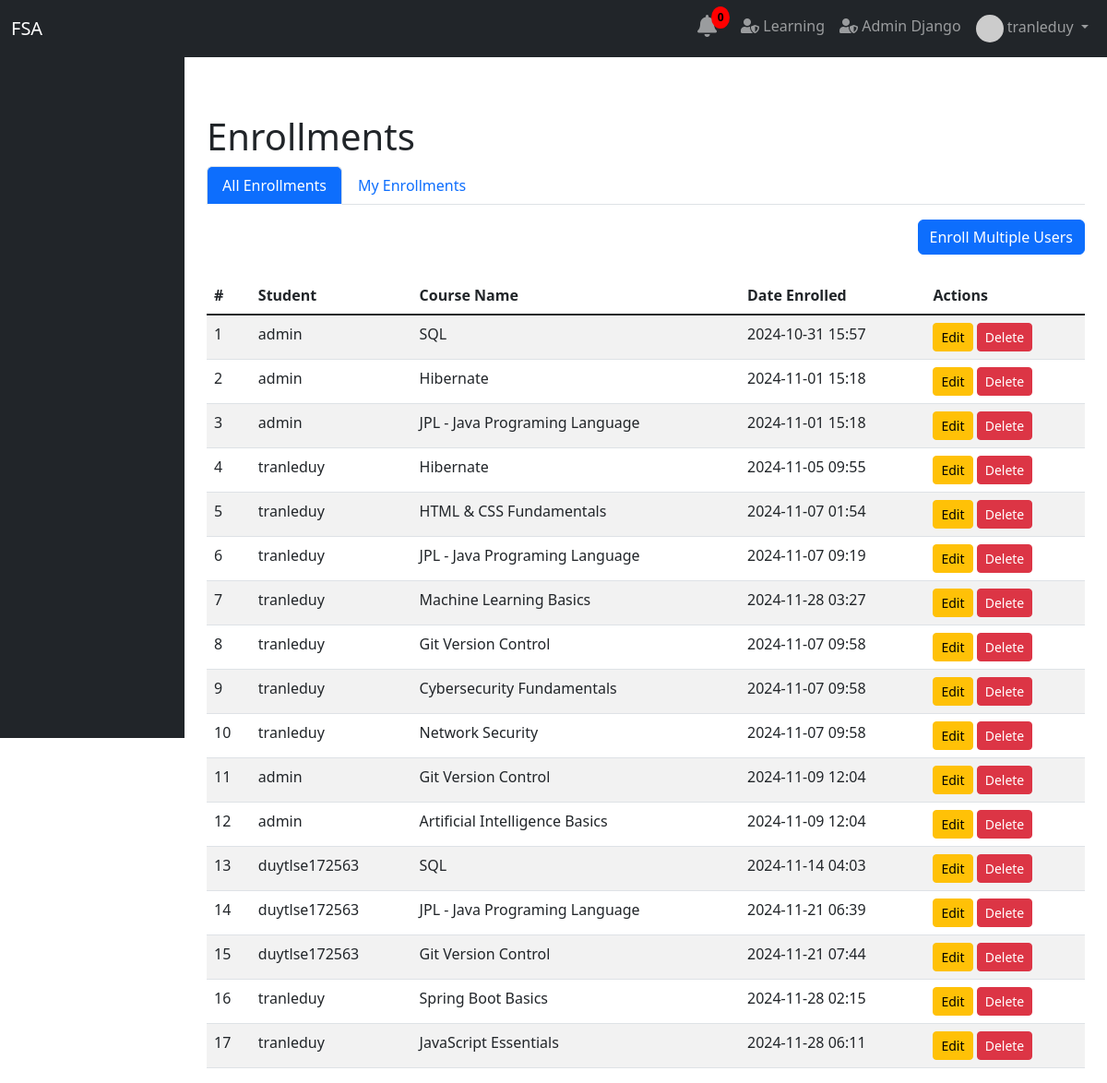
Page /group_enrollment/admin/enrollments/ (signed in) on the committed database.
### user/models.py (models this page shows)
class User(AbstractUser):
    date_joined = models.DateTimeField(auto_now_add=True)
    training_programs = models.ManyToManyField(TrainingProgram, blank=True)
    modules = models.ManyToManyField(Module, related_name='assigned_users', blank=True)
    groups = models.ManyToManyField(
        Group,
        blank=True,
        help_text='The groups this user belongs to.',
        verbose_name='groups',
        related_name='custom_user_groups',
    )
    user_permissions = models.ManyToManyField(
        Permission,
        blank=True,
        help_text='Specific permissions for this user.',
        verbose_name='user permissions',
        related_name='custom_user_permissions',
    )

### course/models.py (models this page shows, shortened)
class Enrollment(models.Model):
    student = models.ForeignKey(settings.AUTH_USER_MODEL, on_delete=models.CASCADE, related_name='enrollments')
    course = models.ForeignKey(Course, on_delete=models.CASCADE, related_name='enrollments')
    date_enrolled = models.DateTimeField(auto_now_add=True)
    date_unenrolled = models.DateTimeField(null=True, blank=True)
    is_active = models.BooleanField(default=True)
    class Meta:
        unique_together = ('student', 'course')

class Course(models.Model):
    course_name = models.CharField(max_length=255, unique=True)
    course_code = models.CharField(max_length=20, unique=True, blank=True, null=True)
    description = models.TextField(blank=True, null=True)
    creator = models.ForeignKey(settings.AUTH_USER_MODEL, on_delete=models.SET_NULL, null=True, blank=True, related_name='created_courses')
    instructor = models.ForeignKey(settings.AUTH_USER_MODEL, on_delete=models.SET_NULL, null=True, blank=True, related_name='taught_courses')
    published = models.BooleanField(default=False)
    prerequisites = models.ManyToManyField('self', symmetrical=False, blank=True, related_name='is_prerequisite_for')
    tags = models.ManyToManyField('Tag', blank=True, related_name='courses')
    image = models.ImageField(upload_to='course_images/', null=True, blank=True)
    price = models.FloatField(default=0)  # Thêm giá trị mặc định nếu cần
    discount = models.FloatField(default=0)

### group_enrollment/views.py (the view)
# urls.py: path('admin/enrollments/', views.enrollment_list_admin, name='admin_enrollment_list'),
@user_passes_test(lambda u: u.is_superuser)  # Restrict access to superusers only
def enrollment_list_admin(request):
    enrollments = Enrollment.objects.filter(student=request.user)
    all_enrollments = Enrollment.objects.all()  # Fetch all enrollments for admin view
    return render(request, 'enrollment/admin_enroll_list.html', {
        'enrollments': enrollments,
        'all_enrollments': all_enrollments,
    })

### group_enrollment/templates/enrollment/admin_enroll_list.html (shortened to what this page needs)
{% extends 'base.html' %}
{% block content %}
<link href="https://maxcdn.bootstrapcdn.com/bootstrap/5.1.3/css/bootstrap.min.css" rel="stylesheet">
<div class="container mt-5">
    <h1>Enrollments</h1>
    <ul class="nav nav-tabs" id="enrollmentTabs" role="tablist">
        <li class="nav-item" role="presentation">
            <a class="nav-link active" id="all-enrollments-tab" data-bs-toggle="tab" href="#all-enrollments" role="tab" aria-controls="all-enrollments" aria-selected="false">All Enrollments</a>
        </li>
        <li class="nav-item" role="presentation">
            <a class="nav-link " id="personal-enrollments-tab" data-bs-toggle="tab" href="#personal-enrollments" role="tab" aria-controls="personal-enrollments" aria-selected="true">My Enrollments</a>
        </li>
    </ul>
    <div class="tab-content mt-3" id="enrollmentTabsContent">
        <div class="tab-pane active" id="all-enrollments" role="tabpanel" aria-labelledby="all-enrollments-tab">
            <div class="d-flex justify-content-end mt-3">
                <a href="{% url 'group_enrollment:admin_enroll_users' %}" class="btn btn-primary">Enroll Multiple Users</a>
            </div>
            {% if all_enrollments %}
                <table class="table table-striped mt-4">
                    <thead>
                        <tr>
                            <th>#</th>
                            <th>Student</th>
                            <th>Course Name</th>
                            <th>Date Enrolled</th>
                            <th>Actions</th>
                        </tr>
                    </thead>
                    <tbody>
                        {% for enrollment in all_enrollments %}
                            <tr>
                                <td>{{ forloop.counter }}</td>
                                <td>{{ enrollment.student.username }}</td>
                                <td>{{ enrollment.course.course_name }}</td>
                                <td>{{ enrollment.date_enrolled|date:"Y-m-d H:i" }}</td>
                                <td>
                                    <a href="{% url 'group_enrollment:edit_enrollment' enrollment.id %}" class="btn btn-warning btn-sm">Edit</a>
                                    <form action="{% url 'group_enrollment:delete_enrollment' enrollment.id %}" method="POST" style="display:inline;">
                                        <button type="submit" class="btn btn-danger btn-sm" onclick="return confirm('Are you sure you want to delete this enrollment?');">Delete</button>
                                    </form>
                                </td>
                            </tr>
                        {% endfor %}
                    </tbody>
                </table>
            {% else %}
                <div class="alert alert-info">No enrollments available.</div>
            {% endif %}
        </div>
    </div>
</div>
{% endblock %}

### main/templates/admin_sidebar.html (shortened to what this page needs)
<!DOCTYPE html>
<html lang="en">
<head>
    <link href="https://cdn.jsdelivr.net/npm/bootstrap@5.3.0-alpha1/dist/css/bootstrap.min.css" rel="stylesheet">
    <link rel="stylesheet" href="https://cdnjs.cloudflare.com/ajax/libs/font-awesome/5.15.4/css/all.min.css">
</head>
<body>
    <nav class="navbar navbar-expand-lg navbar-dark bg-dark fixed-top">
        <div class="container-fluid">
            <a class="navbar-brand" href="{% url 'main:home' %}">FSA</a>
            <div class="collapse navbar-collapse" id="navbarNav">
                <ul class="navbar-nav ms-auto">
                    {% if request.user.is_authenticated %}
                        {% include 'notification_bell.html' %}
                        <li class="nav-item">
                            <a class="nav-link" href="{% url 'student_portal:course_list' %}">
                                <i class="fas fa-user-shield"></i> Learning
                            </a>
                        </li>
                        <li class="nav-item">
                            <a class="nav-link" href="{% url 'admin:index' %}" target="_blank">
                                <i class="fas fa-user-shield"></i> Admin Django
                            </a>
                        </li>
                        <li class="nav-item dropdown">
                            <a class="nav-link dropdown-toggle" href="#" id="userDropdown" role="button" data-bs-toggle="dropdown" aria-expanded="false">
                                {% if request.user.profile.profile_picture_url %}
                                    <img src="{{ request.user.profile.profile_picture_url }}" alt="Profile Picture" class="rounded-circle" width="30" height="30">
                                {% endif %}
                                {{ request.user.get_full_name|default:request.user.username }}
                            </a>
                        </li>
                    {% else %}
                        <li class="nav-item"><a class="nav-link" href="{% url 'main:register_email' %}">Register</a></li>
                        <li class="nav-item"><a class="nav-link" href="{% url 'main:login' %}">Login</a></li>
                    {% endif %}
                </ul>
            </div>
        </div>
    </nav>
    <div class="container-fluid">
        <div class="row">
            <nav id="sidebar" class="col-md-3 col-lg-2 bg-dark pt-3 vh-100 d-flex flex-column position-fixed" style="height: 100vh; overflow-y: auto;">
            </nav>
        </div>
    </div>
</body>
</html>

### main/templates/admin_sidebar.html (style rules this page uses)
.nav-link.active { color: #ffffff !important; background-color: #0d6efd !important; }

### rows in the picture
User: user.get_full_name "tranleduy"
Enrollment: student.username "admin", course.course_name "SQL", date_enrolled "2024-10-31 15:57"
Enrollment: student.username "admin", course.course_name "Hibernate", date_enrolled "2024-11-01 15:18"
Enrollment: student.username "admin", course.course_name "JPL - Java Programing Language", date_enrolled "2024-11-01 15:18"
Enrollment: student.username "tranleduy", course.course_name "Hibernate", date_enrolled "2024-11-05 09:55"
Enrollment: student.username "tranleduy", course.course_name "HTML & CSS Fundamentals", date_enrolled "2024-11-07 01:54"
Enrollment: student.username "tranleduy", course.course_name "JPL - Java Programing Language", date_enrolled "2024-11-07 09:19"
Enrollment: student.username "tranleduy", course.course_name "Machine Learning Basics", date_enrolled "2024-11-28 03:27"
Enrollment: student.username "tranleduy", course.course_name "Git Version Control", date_enrolled "2024-11-07 09:58"
Enrollment: student.username "tranleduy", course.course_name "Cybersecurity Fundamentals", date_enrolled "2024-11-07 09:58"
Enrollment: student.username "tranleduy", course.course_name "Network Security", date_enrolled "2024-11-07 09:58"
Enrollment: student.username "admin", course.course_name "Git Version Control", date_enrolled "2024-11-09 12:04"
Enrollment: student.username "admin", course.course_name "Artificial Intelligence Basics", date_enrolled "2024-11-09 12:04"
Enrollment: student.username "duytlse172563", course.course_name "SQL", date_enrolled "2024-11-14 04:03"
Enrollment: student.username "duytlse172563", course.course_name "JPL - Java Programing Language", date_enrolled "2024-11-21 06:39"
Enrollment: student.username "duytlse172563", course.course_name "Git Version Control", date_enrolled "2024-11-21 07:44"
Enrollment: student.username "tranleduy", course.course_name "Spring Boot Basics", date_enrolled "2024-11-28 02:15"
Enrollment: student.username "tranleduy", course.course_name "JavaScript Essentials", date_enrolled "2024-11-28 06:11"
